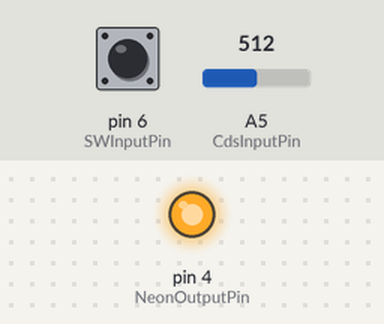
Recording of a sketch running on a simulated Arduino Uno, built with avr-gcc and run on an emulated ATmega328P. Shown: output pins drawn as LEDs (lit = HIGH). The test bench sets the inputs (shaded band); at power-on: pin 6 (SWInputPin) HIGH, A5 (CdsInputPin) = 512.

Above: at 1.2 s.
1.3 s: pin 6 (SWInputPin) pulled LOW for 0.15 s
At 1.37 s:
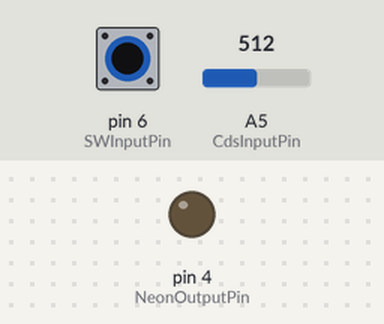
2.9 s: pin 6 (SWInputPin) pulled LOW for 3.2 s
At 7.1 s:
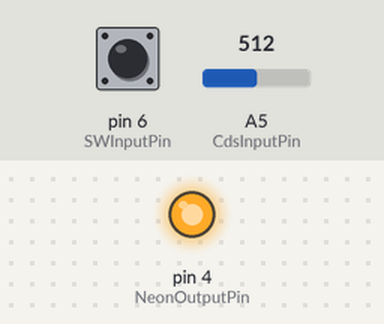
Timing chart, 0 to 8.6 s (numbered marks = the images above; inputs shaded):
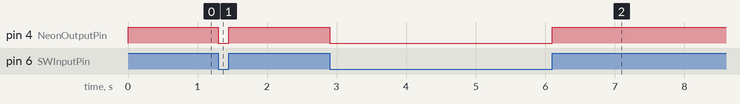

Measured:
- after the input at 1.3 s, pin 4 (NeonOutputPin): HIGH → LOW at once, → HIGH 0.15 s later
- after the input at 2.9 s, pin 4 (NeonOutputPin): HIGH → LOW at once, → HIGH 3.2 s later

The sketch:

NeonNightLight.ino
```cpp
#define SWInputPin 6 //動作モード用SW
#define NeonOutputPin 4 //ネオン管点灯用ピン
#define CdsInputPin 5 //Cdsセル入力ピン

void setup() {
  pinMode(SWInputPin, INPUT);
  pinMode(NeonOutputPin, OUTPUT);
}

void loop(){

  if(LOW == digitalRead(SWInputPin)){
    //暗い時のみ
    if(analogRead(CdsInputPin) >= 900){
      digitalWrite(NeonOutputPin, HIGH);
    }else{
      digitalWrite(NeonOutputPin, LOW);
    }
  }
  //常時点灯
  else{
    digitalWrite(NeonOutputPin, HIGH);
  }

}
```
